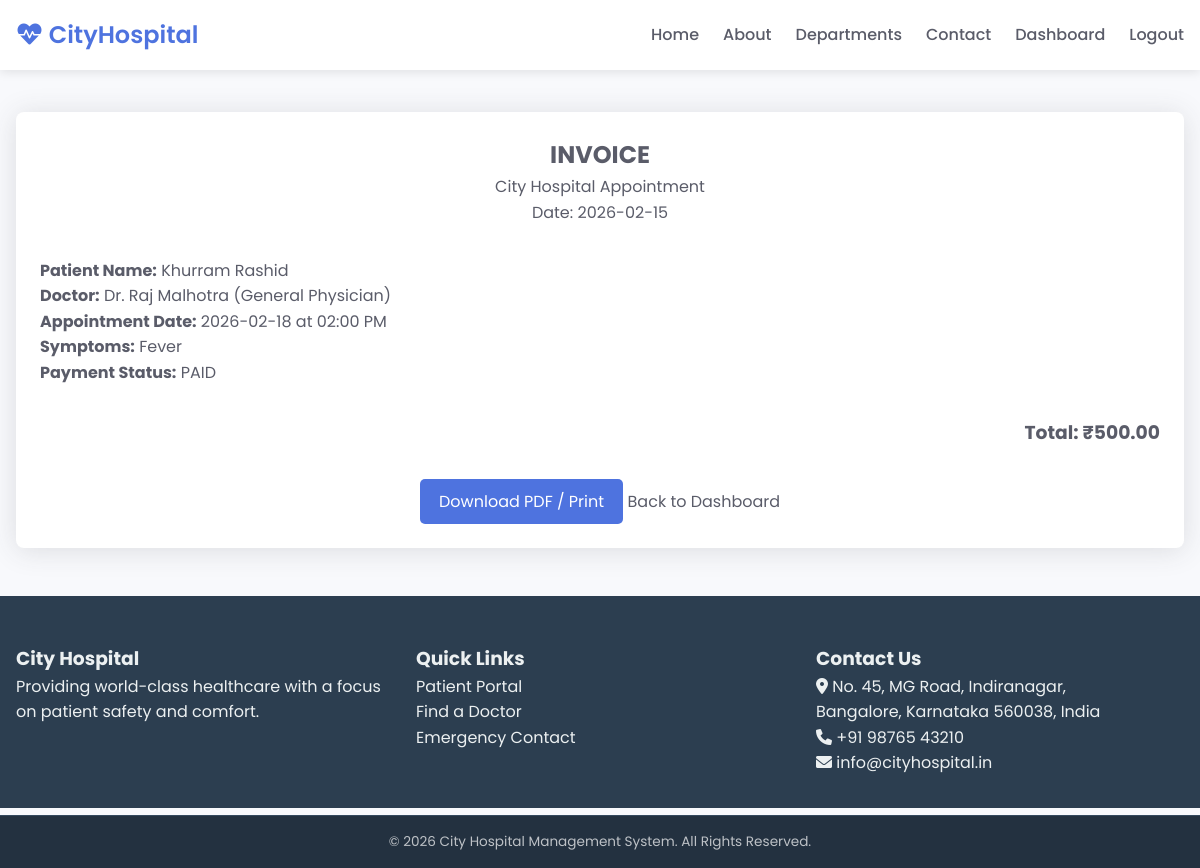
Page /receipt/3 (signed in) on the committed database.
### models.py (models this page shows)
class Appointment(db.Model):
    id = db.Column(db.Integer, primary_key=True)
    patient_id = db.Column(db.Integer, db.ForeignKey('user.id'), nullable=False)
    doctor_id = db.Column(db.Integer, db.ForeignKey('doctor.id'), nullable=False)
    date = db.Column(db.String(20), nullable=False)
    time = db.Column(db.String(20), nullable=False)
    symptoms = db.Column(db.Text)
    mode = db.Column(db.String(20))  # Online / Offline
    meet_link = db.Column(db.String(255))
    status = db.Column(db.String(20), default="Pending")
    created_at = db.Column(db.DateTime, default=datetime.utcnow)
    patient = db.relationship('User', backref='appointments')

class User(db.Model):
    id = db.Column(db.Integer, primary_key=True)
    name = db.Column(db.String(100), nullable=False)
    email = db.Column(db.String(120), unique=True, nullable=False)
    password = db.Column(db.String(200), nullable=False)
    role = db.Column(db.String(20), default="patient")  # patient, admin
    phone = db.Column(db.String(20))

class Doctor(db.Model):
    id = db.Column(db.Integer, primary_key=True)
    name = db.Column(db.String(100), nullable=False)
    specialization = db.Column(db.String(100), nullable=False)
    experience = db.Column(db.Integer, default=1)
    image_url = db.Column(db.String(300), default="https://img.freepik.com/free-vector/doctor-character-background_1270-84.jpg")
    appointments = db.relationship('Appointment', backref='doctor', lazy=True)

### app.py (the view)
@app.route('/receipt/<int:id>')
def receipt(id):
    appt = Appointment.query.get_or_404(id)
    if appt.patient_id != session.get('user_id'): return redirect('/dashboard')
    return render_template('receipt.html', appt=appt)

### templates/receipt.html
{% extends 'base.html' %}
{% block content %}
<div class="container mt-2">
    <div class="card max-w-600 mx-auto p-2" id="invoice">
        <div class="text-center border-bottom pb-1">
            <h2>INVOICE</h2>
            <p>City Hospital Appointment</p>
            <p>Date: {{ appt.created_at.strftime('%Y-%m-%d') }}</p>
        </div>
        <div class="mt-2 mb-2">
            <p><strong>Patient Name:</strong> {{ appt.patient.name }}</p>
            <p><strong>Doctor:</strong> {{ appt.doctor.name }} ({{ appt.doctor.specialization }})</p>
            <p><strong>Appointment Date:</strong> {{ appt.date }} at {{ appt.time }}</p>
            <p><strong>Symptoms:</strong> {{ appt.symptoms }}</p>
            <p><strong>Payment Status:</strong> <span>PAID</span></p>
        </div>
        <div class="border-top pt-1 text-right">
            <h3>Total: ₹500.00</h3>
        </div>
        <div class="text-center mt-2 no-print">
            <button onclick="window.print()" class="btn">Download PDF / Print</button>
            <a href="/dashboard" >Back to Dashboard</a>
        </div>
    </div>
</div>
{% endblock %}

### static/css/style.css (style rules this page uses)
:root { --primary: #4e73df; --secondary: #858796; --success: #1cc88a; --danger: #e74a3b; --warning: #f6c23e; --light: #f8f9fc; --dark: #5a5c69; --white: #ffffff; --shadow: 0 0.15rem 1.75rem 0 rgba(58, 59, 69, 0.15); }
* { box-sizing: border-box; margin: 0; padding: 0; font-family: 'Poppins', sans-serif; }
a { text-decoration: none; color: inherit; }
body { background: var(--light); color: var(--dark); line-height: 1.6; padding-top: 80px; padding-bottom: 60px; min-height: 100vh; }
.container { max-width: 1200px; margin: 0 auto; padding: 0 1rem; }
.card { background: var(--white); border-radius: 8px; padding: 1.5rem; box-shadow: var(--shadow); }
.text-center { text-align: center; }
.text-right { text-align: right; }
.mt-2 { margin-top: 2rem; }
.mb-2 { margin-bottom: 2rem; }
.btn { display: inline-block; padding: 0.6rem 1.2rem; background: var(--primary); color: var(--white); border: none; border-radius: 5px; cursor: pointer; transition: 0.3s; font-size: 1rem; }

### rows in the picture
Appointment: created_at "2026-02-15", date "2026-02-18", time "02:00 PM", symptoms "Fever"
User: patient.name "Khurram Rashid"
Doctor: doctor.name "Dr. Raj Malhotra", doctor.specialization "General Physician"
